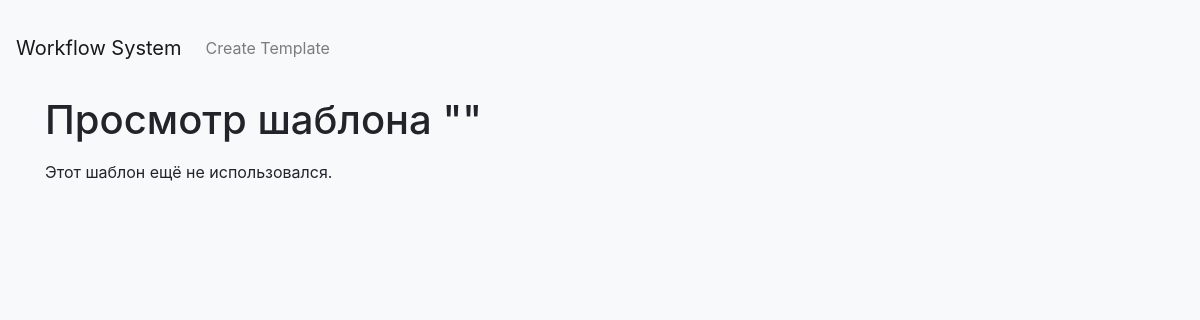
Page /view/1 on the earlier database version.
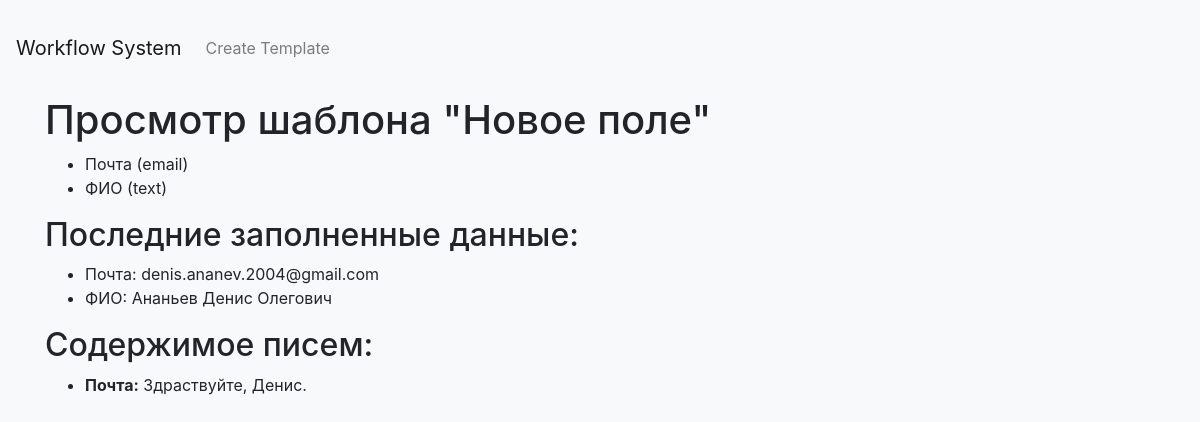
Same page on the later database version.
### tables this page shows
CREATE TABLE templates (
            id INTEGER PRIMARY KEY AUTOINCREMENT,
            name TEXT NOT NULL,
            content_field INTEGER NOT NULL DEFAULT 0
        );

CREATE TABLE fields (
            id INTEGER PRIMARY KEY AUTOINCREMENT,
            template_id INTEGER,
            field_name TEXT NOT NULL,
            field_type TEXT NOT NULL,
            FOREIGN KEY (template_id) REFERENCES templates(id)
        );

CREATE TABLE instance_fields (
            id INTEGER PRIMARY KEY AUTOINCREMENT,
            instance_id INTEGER,
            field_name TEXT NOT NULL,
            field_value TEXT NOT NULL, completed INTEGER DEFAULT 0,
            FOREIGN KEY (instance_id) REFERENCES template_instances(id)
        );

CREATE TABLE email_contents (
            id INTEGER PRIMARY KEY AUTOINCREMENT,
            instance_id INTEGER,
            email_field_name TEXT,
            content TEXT,
            FOREIGN KEY (instance_id) REFERENCES template_instances(id)
        );

### app.py (the view)
@app.route('/view/<int:template_id>')
def view_template(template_id):
    db = get_db()
    cur = db.cursor()
    cur.execute("SELECT name, content_field FROM templates WHERE id = ?", (template_id,))
    template = cur.fetchone()
    cur.execute("SELECT field_name, field_type FROM fields WHERE template_id = ?", (template_id,))
    fields = cur.fetchall()
    cur.execute("SELECT * FROM template_instances WHERE template_id = ? ORDER BY id DESC LIMIT 1", (template_id,))
    instance = cur.fetchone()
    instance_fields = []
    email_contents = []
    if instance:
        cur.execute("SELECT field_name, field_value, completed FROM instance_fields WHERE instance_id = ?",
                    (instance['id'],))
        instance_fields = cur.fetchall()
        cur.execute("SELECT email_field_name, content FROM email_contents WHERE instance_id = ?", (instance['id'],))
        email_contents = cur.fetchall()
    return render_template('view_template.html', template=template, fields=fields, instance=instance,
                           instance_fields=instance_fields, email_contents=email_contents)

### app.py (called while the page is built)
def get_db():
    db = getattr(g, '_database', None)
    if db is None:
        db = g._database = sqlite3.connect('database.db')
        db.row_factory = sqlite3.Row
    return db

@app.teardown_appcontext
def close_connection(exception):
    db = getattr(g, '_database', None)
    if db is not None:
        db.close()

### templates/view_template.html (shortened to what this page needs)
{% extends 'base.html' %}
{% block content %}
<h1>Просмотр шаблона "{{ template.name }}"</h1>
<ul>
  {% for field in fields %}
  <li>{{ field.field_name }} ({{ field.field_type }})</li>
  {% endfor %}
</ul>
{% if instance %}
<h2>Последние заполненные данные:</h2>
<ul>
  {% for field in instance_fields %}
  <li>{{ field.field_name }}: {{ field.field_value }}</li>
  {% endfor %}
</ul>
{% if email_contents %}
<h2>Содержимое писем:</h2>
<ul>
  {% for email in email_contents %}
  <li><strong>{{ email.email_field_name }}:</strong> {{ email.content }}</li>
  {% endfor %}
</ul>
{% endif %}
{% else %}
<p>Этот шаблон ещё не использовался.</p>
{% endif %}
{% endblock %}

### templates/base.html (shortened to what this page needs)
<!DOCTYPE html>
<html lang="en">
<head>
    <link rel="stylesheet" href="https://stackpath.bootstrapcdn.com/bootstrap/4.5.2/css/bootstrap.min.css">
    <link rel="stylesheet" href="{{ url_for('static', filename='style.css') }}">
</head>
<body>
    <nav class="navbar navbar-expand-lg navbar-light bg-light">
        <a class="navbar-brand" href="{{ url_for('index') }}">Workflow System</a>
        <div class="collapse navbar-collapse">
            <ul class="navbar-nav mr-auto">
                <li class="nav-item">
                    <a class="nav-link" href="{{ url_for('create_template') }}">Create Template</a>
                </li>
            </ul>
        </div>
    </nav>
    <div class="container">
        {% block content %}{% endblock %}
    </div>
</body>
</html>

### static/style.css (style rules this page uses)
body { padding-top: 20px; background-color: #f8f9fa; // Светлый фон для современного вида }
.navbar { margin-bottom: 20px; }

Differences in the rows shown:
added templates: name "Новое поле"
added fields: field_name "Почта", field_type "email"
added fields: field_name "ФИО", field_type "text"
added instance_fields: field_name "Почта", field_value "denis.ananev.2004@gmail.com"
added instance_fields: field_name "ФИО", field_value "Ананьев Денис Олегович"
added email_contents: email_field_name "Почта", content "Здраствуйте, Денис."
Other differences:
text no longer shown: "Этот шаблон ещё не использовался."
text now shown: "Последние заполненные данные: Содержимое писем:"
